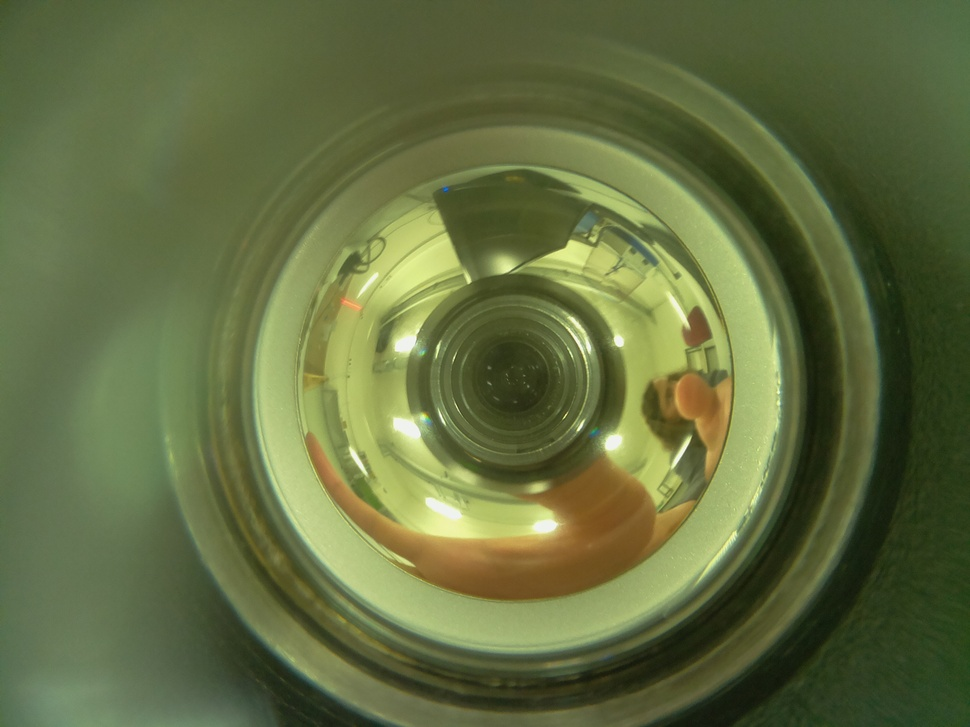
#> input picture beacon.jpg, 970 x 727 px, shrunk from 2592 x 1944 before the run
$ python detect_color.py --image beacon.jpg
#> lines starting #> are read from the running program, lines starting #| are printed output that depends on the picture; after the words box and inside, x2 and y2 are one past the last pixel; in counts of white or black regions, pixels touching at a corner belong together
# import the necessary packages
import numpy as np
import argparse
import cv2

# construct the argument parse and parse the arguments
ap = argparse.ArgumentParser()
ap.add_argument("-i", "--image", help = "path to the image")
args = vars(ap.parse_args())

# load the image
image = cv2.imread(args["image"])
#> image is the input picture: shape (727, 970, 3); mean B, G, R 65, 109.6, 98.7

# define the list of boundaries
boundaries = [
	([0, 88, 4], [108, 255, 70]),
	([17, 15, 100], [50, 56, 255]),
	([103, 86, 65], [145, 133, 128])
]

# loop over the boundaries
for (lower, upper) in boundaries:
	# create NumPy arrays from the boundaries
	lower = np.array(lower, dtype = "uint8")
	upper = np.array(upper, dtype = "uint8")

	# find the colors within the specified boundaries and apply
	# the mask
	mask = cv2.inRange(image, lower, upper)
	output = cv2.bitwise_and(image, image, mask = mask)

	# show the images
	cv2.imshow("images", np.hstack([image, output]))
	cv2.waitKey(0)
#> this loop made 3 passes
#> pass 1, `mask = cv2.inRange(image, lower, upper)`:
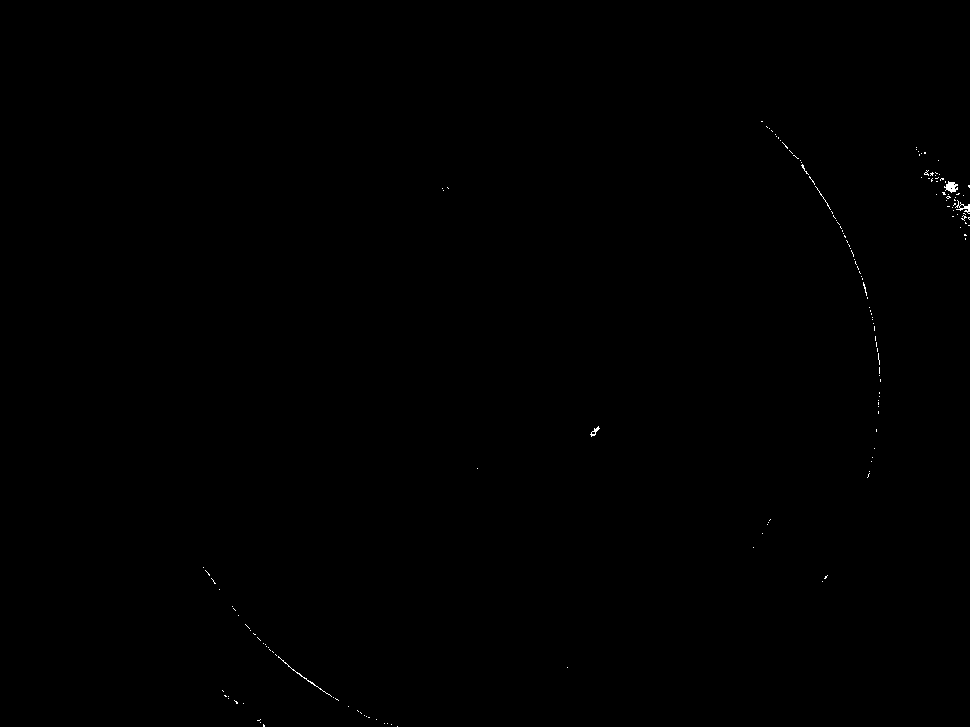
#> mask: shape (727, 970); 0.11% white in thin lines or dots, all inside (x1, y1, x2, y2) = (203, 121, 970, 727)
#> pass 1, `cv2.imshow("images", np.hstack([image, output]))`:
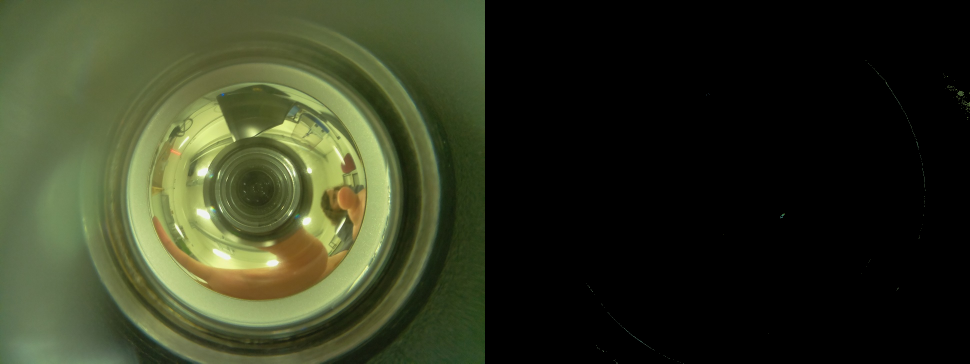
#> window 'images': shape (727, 1940, 3) (shown at 1/2 size); mean B, G, R 32.5, 54.8, 49.4
